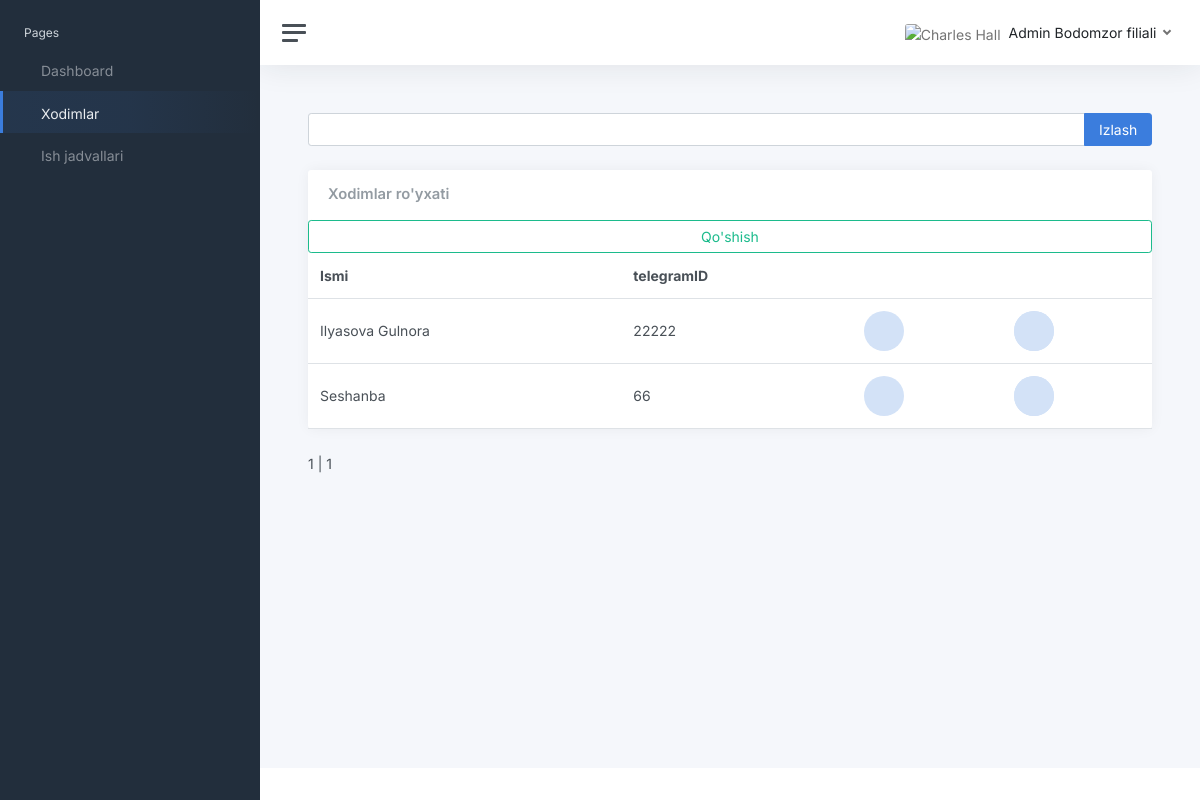
The app's page /employees/ (signed in), older data.
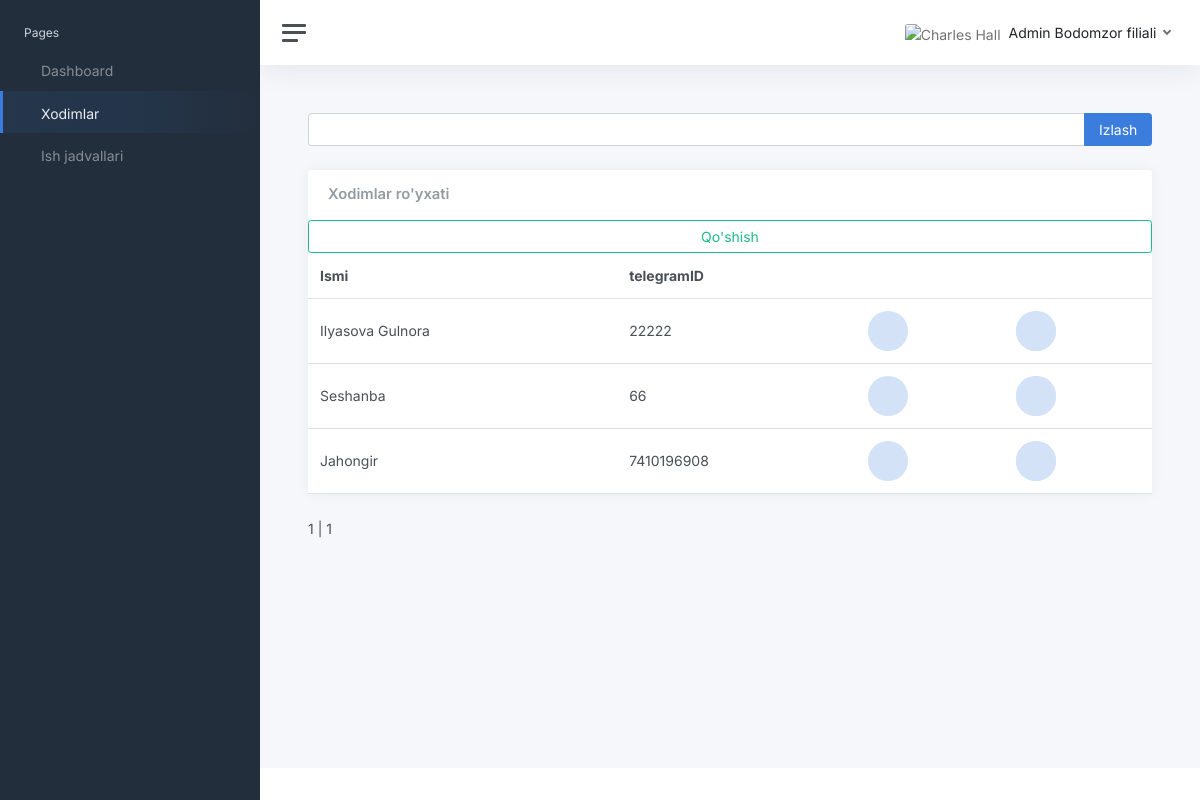
The same page, newer data.
### apps/main/models.py (models this page shows, shortened)
class Employee(models.Model):
    name = models.CharField(max_length=200, blank=True, null=True)
    user_id = models.IntegerField(null=True, blank=True, unique=True)
    filial = models.ForeignKey(Filial, on_delete=models.CASCADE, null=True, blank=True)
    created_at = models.DateTimeField(auto_now_add=True)
    class Meta:
        verbose_name = "Xodim"
        verbose_name_plural = "Xodimlar"

### apps/home/views.py (the view)
# urls.py: path('employees/', views.employees, name='employees'),
@login_required(login_url="/login/")
def employees(request):
    if request.user.is_superuser:
        return redirect('/login/')
    administrator = Administrator.objects.get(user=request.user)
    employees = Employee.objects.filter(filial = administrator.filial)
    search_query = request.GET.get('q')
    if search_query:
        employees = employees.filter(Q(name__icontains=search_query))
    paginator = Paginator(employees, 50)
    page_number = request.GET.get('page')
    page_obj = paginator.get_page(page_number)
    context = {
        'page_obj': page_obj,
        "segment": "employees",
        "filial": administrator.filial.filial_name
    }
    html_template = loader.get_template('home/user/employees/employees.html')
    return HttpResponse(html_template.render(context, request))

### apps/templates/home/user/employees/employees.html (shortened to what this page needs)
{% extends "layouts/base.html" %}
{% load static %}
{% block body_class %} dashboard {% endblock body_class %}
{% block stylesheets %}
  <link href="{% static 'css/app.css' %}" rel="stylesheet">
{% endblock stylesheets %}
{% block content %}
			<main class="content">
				<div class="container-fluid p-0">
					<form class="input-group mb-4" method="get">
						<input class="form-control" type="text" name="q" value="{{ search_query }}">
						<button class="input-group-text btn btn-primary" type="submit">Izlash</button>
					</form>
					<div class="row">
						<div class="col-12 col-lg-12 col-xxl-12 d-flex">
							<div class="card flex-fill">
								<div class="card-header">
									<h5 class="card-title mb-0">Xodimlar ro'yxati</h5>
								</div>
								<table class="table table-hover my-0">
									<thead>
										<tr>
											<th>Ismi</th>
											<th class="d-none d-xl-table-cell">telegramID</th>
											<th></th>
											<th></th>
										</tr>
									</thead>
									<tbody>
									{% for employee in page_obj %}
										<tr>
											<td class="d-none d-xl-table-cell">{{ employee.name }}</td>
											<td class="d-none d-xl-table-cell">{{ employee.user_id }}</td>
											<td class="d-none d-md-table-cell">
												<div class="col-auto">
													<div class="stat text-primary">
													</div>
												</div>
											</td>
											<td class="d-none d-md-table-cell">
												<div class="col-auto">
													<div class="stat text-primary">
														<div class="stat text-primary">
														</div>
													</div>
												</div>
											</td>
										</tr>
									{% endfor %}
									<a class="btn btn-outline-success text-right" href="{% url 'employees_create' %}">
										Qo'shish
									</a>
									</tbody>
								</table>
							</div>
						</div>
					</div>
					<div class="pagination">
						<span class="step-links">
							<span class="current-page">
								{{ page_obj.number }} | {{ page_obj.paginator.num_pages }}
							</span>
						</span>
					</div>
                </div>
            </main>
{% endblock content %}

Row changes from the older to the newer data that the page shows:
added Employee: name "Jahongir", user_id "7410196908"
